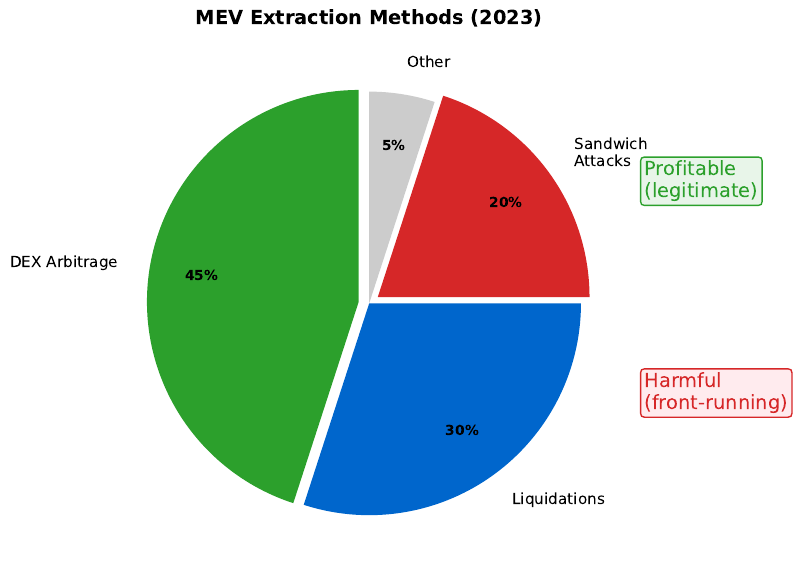

Source code (Python):
"""
MEV Extraction Methods
Pie chart showing MEV types
"""

import matplotlib.pyplot as plt
import numpy as np
from pathlib import Path

CHART_METADATA = {
    'title': 'MEV Extraction',
    'url': 'https://github.com/Digital-AI-Finance/Blockchain_Crypto/tree/main/Module_F_Advanced_Topics/L42_Flash_Loans/charts/04_mev_extraction'
}

plt.rcParams.update({
    'font.size': 14,
    'axes.labelsize': 14,
    'axes.titlesize': 16,
    'xtick.labelsize': 12,
    'ytick.labelsize': 12,
    'legend.fontsize': 12,
    'figure.figsize': (10, 6),
    'figure.dpi': 150
})

MLPURPLE = '#3333B2'
MLBLUE = '#0066CC'
MLORANGE = '#FF7F0E'
MLGREEN = '#2CA02C'
MLRED = '#D62728'

fig, ax = plt.subplots(figsize=(10, 6))

# MEV extraction methods (approximate 2023 breakdown)
methods = ['DEX Arbitrage', 'Liquidations', 'Sandwich\nAttacks', 'Other']
percentages = [45, 30, 20, 5]
colors = [MLGREEN, MLBLUE, MLRED, '#CCCCCC']

explode = (0.05, 0, 0.05, 0)  # Highlight arbitrage and sandwich

wedges, texts, autotexts = ax.pie(percentages, labels=methods, colors=colors,
                                   autopct='%1.0f%%', startangle=90, explode=explode,
                                   pctdistance=0.75, labeldistance=1.15)

for text in texts:
    text.set_fontsize(11)
for autotext in autotexts:
    autotext.set_fontsize(10)
    autotext.set_fontweight('bold')

# Annotations
ax.text(1.3, 0.5, 'Profitable\n(legitimate)', fontsize=14, ha='left', color=MLGREEN,
        bbox=dict(boxstyle='round,pad=0.2', facecolor='#E8F5E9', edgecolor=MLGREEN))
ax.text(1.3, -0.5, 'Harmful\n(front-running)', fontsize=14, ha='left', color=MLRED,
        bbox=dict(boxstyle='round,pad=0.2', facecolor='#FFEBEE', edgecolor=MLRED))

ax.set_title('MEV Extraction Methods (2023)', fontweight='bold', fontsize=14, pad=10)
plt.tight_layout()

output_path = Path(__file__).parent / 'chart.pdf'
plt.savefig(output_path, bbox_inches='tight', dpi=300)
print(f"Chart saved to: {output_path.absolute()}")
plt.close()
